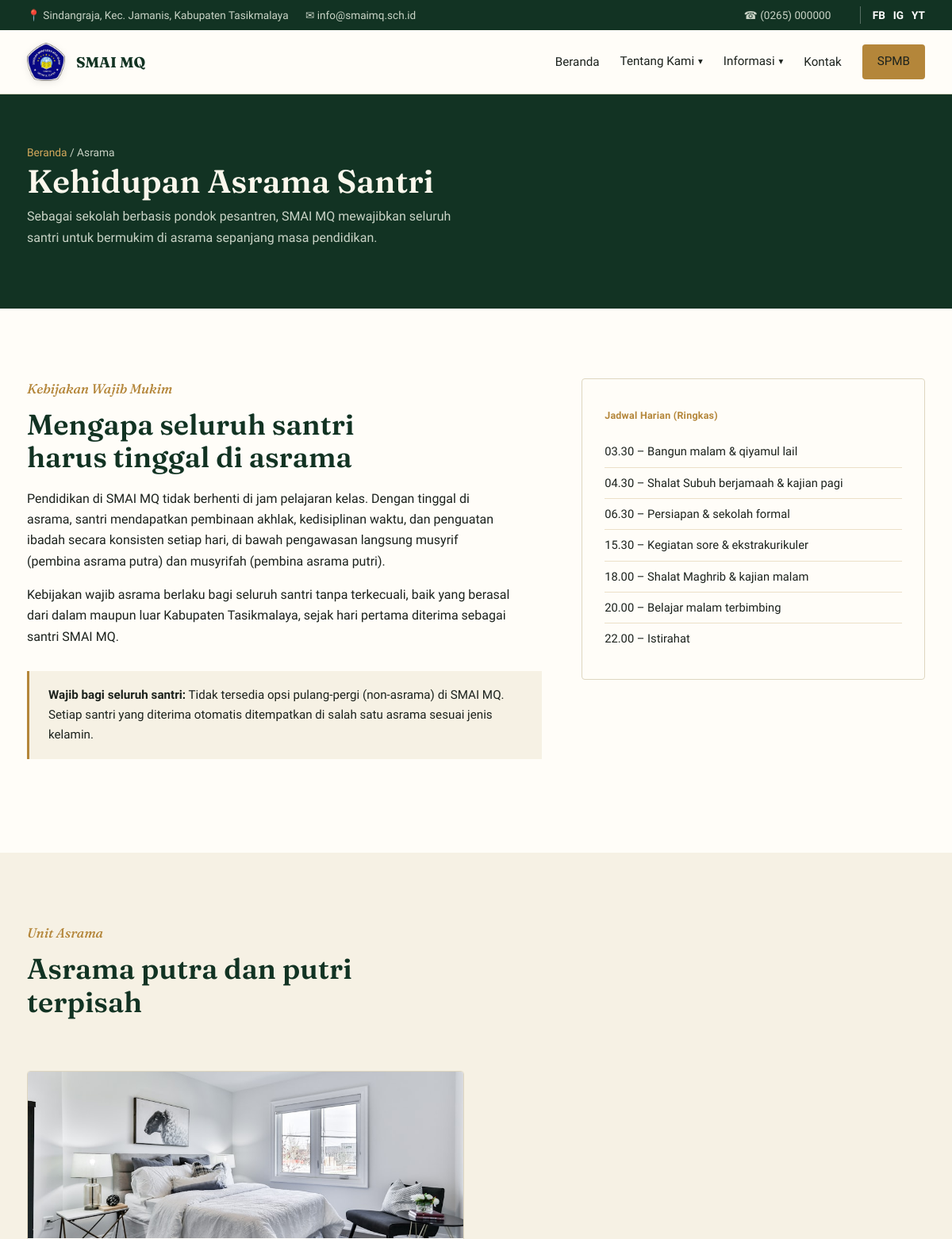
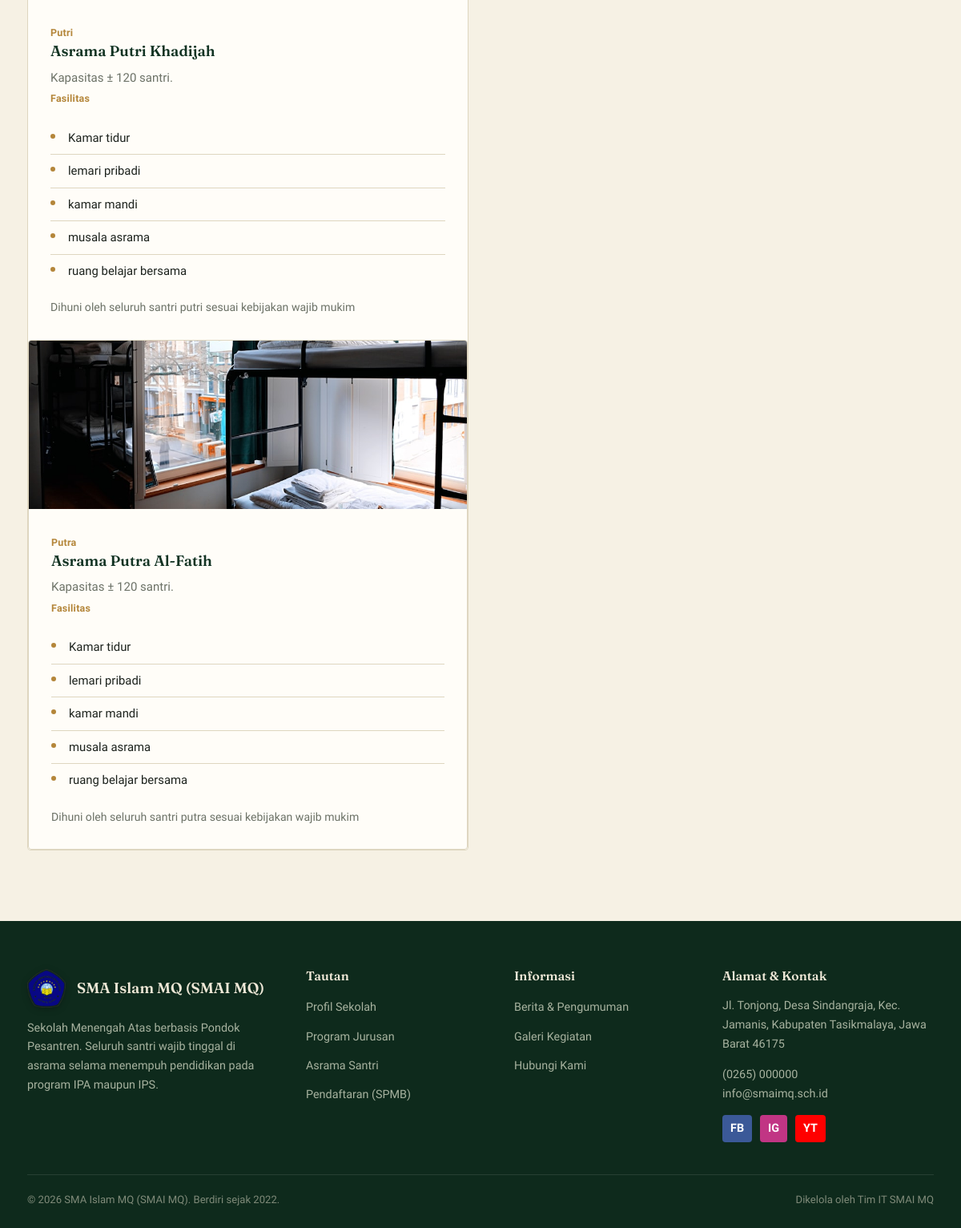
Screenshot of /asrama.php with the database file from the repository (2 pictures, top to bottom).
### tables this page shows
CREATE TABLE profil_sekolah (
    id INT AUTO_INCREMENT PRIMARY KEY,
    nama_sekolah VARCHAR(150) NOT NULL,
    npsn VARCHAR(20) DEFAULT NULL,
    tahun_berdiri YEAR NOT NULL,
    alamat VARCHAR(255) NOT NULL,
    desa_kelurahan VARCHAR(100),
    kecamatan VARCHAR(100),
    kabupaten VARCHAR(100),
    provinsi VARCHAR(100),
    kode_pos VARCHAR(10),
    telepon VARCHAR(30),
    email VARCHAR(100),
    sambutan_kepsek TEXT,
    visi TEXT,
    misi TEXT,
    sejarah TEXT,
    logo VARCHAR(255) DEFAULT NULL,
    facebook VARCHAR(255) DEFAULT NULL,
    instagram VARCHAR(255) DEFAULT NULL,
    youtube VARCHAR(255) DEFAULT NULL,
    whatsapp VARCHAR(20) DEFAULT NULL,
    video_profil VARCHAR(255) DEFAULT NULL
);

CREATE TABLE asrama (
    id INT AUTO_INCREMENT PRIMARY KEY,
    nama_asrama VARCHAR(100) NOT NULL,
    jenis ENUM('Putra','Putri') NOT NULL,
    kapasitas INT DEFAULT 0,
    fasilitas TEXT,
    keterangan TEXT
);

### includes/functions.php (called while the page is built, shortened)
<?php
function e($string) {
    return htmlspecialchars($string ?? '', ENT_QUOTES, 'UTF-8');
}

### asrama.php (the view, shortened to what this page needs)
<?php
require_once __DIR__ . '/config/database.php';
require_once __DIR__ . '/includes/functions.php';
$halaman_aktif = 'asrama';
$asrama = $pdo->query("SELECT * FROM asrama ORDER BY jenis DESC")->fetchAll();
require __DIR__ . '/includes/header.php';
?>
<div class="header-halaman">
    <div class="wadah">
        <span class="jejak"><a href="index.php">Beranda</a> / Asrama</span>
        <h1>Kehidupan Asrama Santri</h1>
        <p style="color:#C9D3C6; max-width:60ch;">Sebagai sekolah berbasis pondok pesantren, SMAI MQ mewajibkan seluruh santri untuk bermukim di asrama sepanjang masa pendidikan.</p>
    </div>
</div>
<section>
    <div class="wadah dua-kolom">
        <div>
            <span class="label-bagian">Kebijakan Wajib Mukim</span>
            <h2 class="judul-bagian">Mengapa seluruh santri harus tinggal di asrama</h2>
            <p>Pendidikan di SMAI MQ tidak berhenti di jam pelajaran kelas. Dengan tinggal di asrama, santri mendapatkan pembinaan akhlak, kedisiplinan waktu, dan penguatan ibadah secara konsisten setiap hari, di bawah pengawasan langsung musyrif (pembina asrama putra) dan musyrifah (pembina asrama putri).</p>
            <p>Kebijakan wajib asrama berlaku bagi seluruh santri tanpa terkecuali, baik yang berasal dari dalam maupun luar Kabupaten Tasikmalaya, sejak hari pertama diterima sebagai santri SMAI MQ.</p>
            <div class="catatan-wajib">
                <strong>Wajib bagi seluruh santri:</strong> Tidak tersedia opsi pulang-pergi (non-asrama) di SMAI MQ. Setiap santri yang diterima otomatis ditempatkan di salah satu asrama sesuai jenis kelamin.
            </div>
        </div>
        <div>
            <div class="kartu">
                <span class="panel-label">Jadwal Harian (Ringkas)</span>
                <ul class="panel-daftar" style="margin-top:14px;">
                    <li>03.30 &ndash; Bangun malam &amp; qiyamul lail</li>
                    <li>04.30 &ndash; Shalat Subuh berjamaah &amp; kajian pagi</li>
                    <li>06.30 &ndash; Persiapan &amp; sekolah formal</li>
                    <li>15.30 &ndash; Kegiatan sore &amp; ekstrakurikuler</li>
                    <li>18.00 &ndash; Shalat Maghrib &amp; kajian malam</li>
                    <li>20.00 &ndash; Belajar malam terbimbing</li>
                    <li>22.00 &ndash; Istirahat</li>
                </ul>
            </div>
        </div>
    </div>
</section>
<section class="bg-krem">
    <div class="wadah">
        <div class="intro-bagian">
            <div>
                <span class="label-bagian">Unit Asrama</span>
                <h2 class="judul-bagian">Asrama putra dan putri terpisah</h2>
            </div>
        </div>
        <div class="grid-2">
            <?php foreach ($asrama as $a):
                $fotoAsrama = $a['jenis'] === 'Putra' ? 'asrama-putra.jpg' : 'asrama-putri.jpg';
            ?>
            <div class="kartu" style="overflow:hidden; padding:0;">
                <div style="height:210px; overflow:hidden; background:var(--krem);">
                    <img src="<?= BASE_URL ?>assets/img/asrama/<?= e($fotoAsrama) ?>" alt="<?= e($a['nama_asrama']) ?>" style="width:100%; height:100%; object-fit:cover; display:block;">
                </div>
                <div style="padding:28px;">
                    <span class="panel-label"><?= e($a['jenis']) ?></span>
                    <h3><?= e($a['nama_asrama']) ?></h3>
                    <p>Kapasitas &plusmn; <?= e($a['kapasitas']) ?> santri.</p>
                <span class="panel-label">Fasilitas</span>
                <ul class="daftar-fasilitas">
                    <?php foreach (explode(',', $a['fasilitas']) as $f): ?>
                        <li><?= e(trim($f)) ?></li>
                    <?php endforeach; ?>
                </ul>
                <p style="margin-top:14px; font-size:0.88rem; color:var(--abu);"><?= e($a['keterangan']) ?></p>
            </div>
            <?php endforeach; ?>
        </div>
    </div>
</section>
<?php require __DIR__ . '/includes/footer.php'; ?>

### includes/header.php (shortened to what this page needs)
<?php
$profil = $pdo->query("SELECT * FROM profil_sekolah LIMIT 1")->fetch();
$halaman_aktif = $halaman_aktif ?? '';
?>
<!DOCTYPE html>
<html lang="id">
<head>
<link rel="stylesheet" href="<?= BASE_URL ?>assets/css/style.css">
</head>
<body>
<div class="topbar">
    <div class="wadah">
        <div>
            <span>📍 <?= e($profil['desa_kelurahan'] ?? '') ?>, <?= e($profil['kecamatan'] ?? '') ?>, <?= e($profil['kabupaten'] ?? '') ?></span>
            <span>✉ <?= e($profil['email'] ?? '') ?></span>
        </div>
        <div>
            <span>☎ <?= e($profil['telepon'] ?? '') ?></span>
            <div style="display:inline-flex; align-items:center; gap:10px; margin-left:15px; border-left:1px solid rgba(255,255,255,0.3); padding-left:15px;">
                <?php if(!empty($profil['facebook'])): ?><a href="<?= e($profil['facebook']) ?>" target="_blank" style="color:white; text-decoration:none; font-weight:bold;">FB</a><?php endif; ?>
                <?php if(!empty($profil['instagram'])): ?><a href="<?= e($profil['instagram']) ?>" target="_blank" style="color:white; text-decoration:none; font-weight:bold;">IG</a><?php endif; ?>
                <?php if(!empty($profil['youtube'])): ?><a href="<?= e($profil['youtube']) ?>" target="_blank" style="color:white; text-decoration:none; font-weight:bold;">YT</a><?php endif; ?>
            </div>
        </div>
    </div>
</div>
<header class="situs">
    <div class="navbar wadah">
        <a href="<?= BASE_URL ?>index.php" class="merek">
            <img src="<?= BASE_URL ?>assets/img/logo.png" alt="Logo SMAI MQ" class="logo-sekolah">
            <span class="merek-teks">
                <strong>SMAI MQ</strong>
            </span>
        </a>
        <nav class="menu-utama">
            <ul>
                <li><a href="<?= BASE_URL ?>index.php" class="<?= $halaman_aktif === 'beranda' ? 'aktif' : '' ?>">Beranda</a></li>
                <li class="menu-dropdown <?= in_array($halaman_aktif, ['profil', 'jurusan', 'asrama', 'fasilitas', 'guru', 'prestasi', 'ekstrakurikuler']) ? 'aktif' : '' ?>">
                    <a href="javascript:void(0)" class="dropdown-toggle">Tentang Kami <span class="panah-bawah">&#9662;</span></a>
                </li>
                <li class="menu-dropdown <?= in_array($halaman_aktif, ['berita', 'galeri', 'pengumuman', 'unduhan', 'alumni', 'kalender', 'karya']) ? 'aktif' : '' ?>">
                    <a href="javascript:void(0)" class="dropdown-toggle">Informasi <span class="panah-bawah">&#9662;</span></a>
                </li>
                <li><a href="<?= BASE_URL ?>kontak.php" class="<?= $halaman_aktif === 'kontak' ? 'aktif' : '' ?>">Kontak</a></li>
                <li><a href="https://spmb.ponpes-mhmq.my.id/" target="_blank" class="btn btn-emas" style="padding:8px 18px;">SPMB</a></li>
            </ul>
        </nav>
    </div>
</header>

### includes/footer.php (shortened to what this page needs)
<footer class="situs">
    <div class="wadah">
        <div class="footer-grid">
            <div>
                <div style="display:flex; align-items:center; gap:14px; margin-bottom:14px;">
                    <img src="<?= BASE_URL ?>assets/img/logo.png" alt="Logo SMAI MQ" style="width:48px; height:auto; filter:drop-shadow(0 2px 4px rgba(0,0,0,0.3));">
                    <h4 style="margin:0; font-size:1.15rem;"><?= e($profil['nama_sekolah']) ?></h4>
                </div>
                <p>Sekolah Menengah Atas berbasis Pondok Pesantren. Seluruh santri wajib tinggal di asrama selama menempuh pendidikan pada program IPA maupun IPS.</p>
            </div>
            <div>
                <h4>Tautan</h4>
                <ul>
                    <li><a href="<?= BASE_URL ?>profil.php">Profil Sekolah</a></li>
                    <li><a href="<?= BASE_URL ?>jurusan.php">Program Jurusan</a></li>
                    <li><a href="<?= BASE_URL ?>asrama.php">Asrama Santri</a></li>
                    <li><a href="https://spmb.ponpes-mhmq.my.id/" target="_blank">Pendaftaran (SPMB)</a></li>
                </ul>
            </div>
            <div>
                <h4>Informasi</h4>
                <ul>
                    <li><a href="<?= BASE_URL ?>berita.php">Berita &amp; Pengumuman</a></li>
                    <li><a href="<?= BASE_URL ?>galeri.php">Galeri Kegiatan</a></li>
                    <li><a href="<?= BASE_URL ?>kontak.php">Hubungi Kami</a></li>
                </ul>
            </div>
            <div>
                <h4>Alamat &amp; Kontak</h4>
                <p>
                    <?= e($profil['alamat']) ?>, Desa <?= e($profil['desa_kelurahan']) ?>,
                    <?= e($profil['kecamatan']) ?>, <?= e($profil['kabupaten']) ?>,
                    <?= e($profil['provinsi']) ?> <?= e($profil['kode_pos']) ?>
                </p>
                <p><?= e($profil['telepon']) ?><br><?= e($profil['email']) ?></p>
                <div style="margin-top:15px; display:flex; gap:10px;">
                    <?php if(!empty($profil['facebook'])): ?><a href="<?= e($profil['facebook']) ?>" target="_blank" style="display:inline-block; padding:5px 10px; background:#3b5998; color:white; border-radius:4px; text-decoration:none; font-weight:bold;">FB</a><?php endif; ?>
                    <?php if(!empty($profil['instagram'])): ?><a href="<?= e($profil['instagram']) ?>" target="_blank" style="display:inline-block; padding:5px 10px; background:#C13584; color:white; border-radius:4px; text-decoration:none; font-weight:bold;">IG</a><?php endif; ?>
                    <?php if(!empty($profil['youtube'])): ?><a href="<?= e($profil['youtube']) ?>" target="_blank" style="display:inline-block; padding:5px 10px; background:#FF0000; color:white; border-radius:4px; text-decoration:none; font-weight:bold;">YT</a><?php endif; ?>
                </div>
            </div>
        </div>
        <div class="footer-bawah">
            <span>&copy; <?= date('Y') ?> <?= e($profil['nama_sekolah']) ?>. Berdiri sejak <?= e($profil['tahun_berdiri']) ?>.</span>
            <span>Dikelola oleh Tim IT SMAI MQ</span>
        </div>
    </div>
</footer>
</body>
</html>

### rows the page displays
profil_sekolah: desa_kelurahan "Sindangraja", kecamatan "Kec. Jamanis", kabupaten "Kabupaten Tasikmalaya", email "info@smaimq.sch.id", telepon "(0265) 000000", nama_sekolah "SMA Islam MQ (SMAI MQ)", alamat "Jl. Tonjong", provinsi "Jawa Barat", kode_pos "46175", tahun_berdiri "2022"
asrama: shows a picture, jenis "Putri", nama_asrama "Asrama Putri Khadijah", kapasitas "120", fasilitas "Kamar tidur", fasilitas "lemari pribadi", fasilitas "kamar mandi", fasilitas "musala asrama", fasilitas "ruang belajar bersama", keterangan "Dihuni oleh seluruh santri putri sesuai kebijakan wajib mukim"
asrama: shows a picture, jenis "Putra", nama_asrama "Asrama Putra Al-Fatih", kapasitas "120", fasilitas "Kamar tidur", fasilitas "lemari pribadi", fasilitas "kamar mandi", fasilitas "musala asrama", fasilitas "ruang belajar bersama", keterangan "Dihuni oleh seluruh santri putra sesuai kebijakan wajib mukim"
